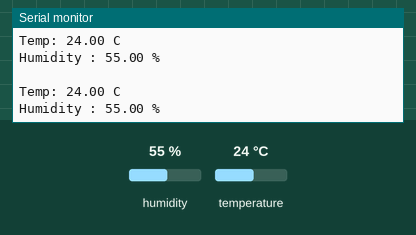
Bench run of a sketch on a simulated Arduino Uno, built with avr-gcc and run on an emulated ATmega328P. Parts: the last lines printed to the serial monitor. The inputs (shaded band) are chosen by the test bench; at power-on: humidity 55 %, temperature 24 °C.

Above: at 4.2 s.
4.3 s: humidity set to 22 %
At 5.8 s:
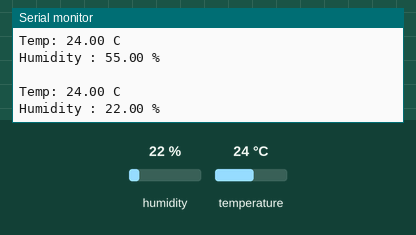
7.0 s: temperature set to 12 °C
At 7.8 s:
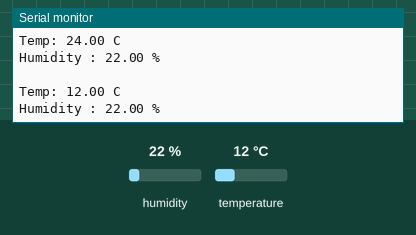
9.7 s: humidity set to 40 %
At 11.7 s:
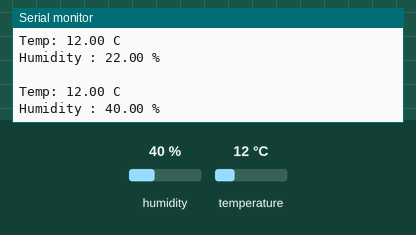
Timing chart, 0 to 13.2 s (numbered marks = the images above; inputs shaded):
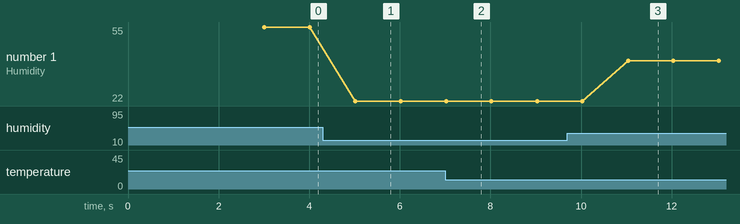

Measured:
- after the input at 4.3 s, the serial monitor: prints a new line after 0.71 s (image 1)
- after the input at 7.0 s, the serial monitor: prints a new line at once (image 2)
- after the input at 9.7 s, the serial monitor: prints a new line after 1.3 s (image 3)
- plotted number 1: 55 → 22 after the input at 4.3 s, 22 → 40 after the input at 9.7 s

The sketch:

DHT22.ino
```cpp
#include <DHT.h>

DHT dht(27, DHT22);

void setup() {
  Serial.begin(115200);
  delay(1000);

  // Startint DHT
  dht.begin();
  delay(2000);
}

void loop() {

  float temp = dht.readTemperature();
  float humidity = dht.readHumidity();

  Serial.println(" ");
  Serial.print("Temp: ");
  Serial.print(temp);
  Serial.println(" C ");

  Serial.print("Humidity : ");
  Serial.print(humidity);
  Serial.println(" % ");

  delay(1000);
}
```
